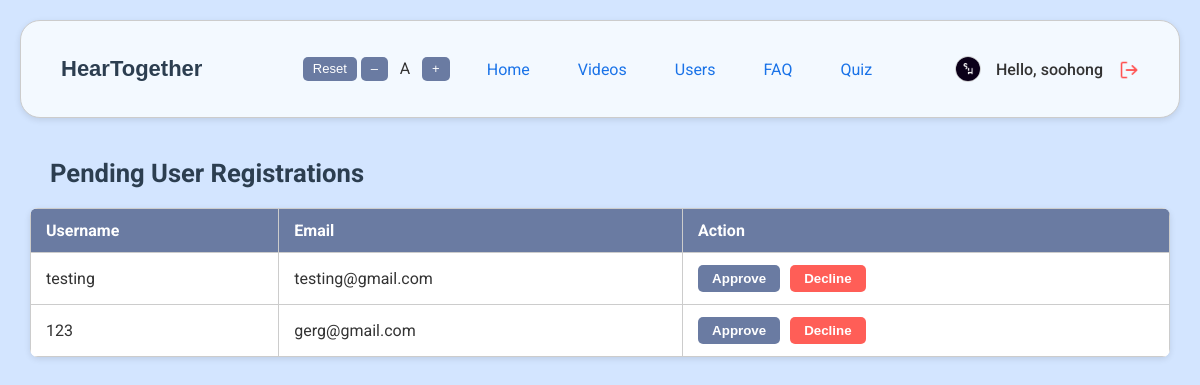
Page /admin_approval.php (signed in) on the committed database.
### tables this page shows
CREATE TABLE `users` (
  `user_id` int(11) NOT NULL,
  `username` varchar(128) NOT NULL,
  `password` varchar(255) NOT NULL,
  `email` varchar(255) NOT NULL,
  `profile_img` varchar(255) NOT NULL,
  `roles` varchar(10) NOT NULL,
  `is_approved` tinyint(1) NOT NULL DEFAULT 0,
  `created_at` datetime NOT NULL DEFAULT current_timestamp()
);

### admin_approval.php (the view, shortened to what this page needs)
<?php
require 'database.php';
$result = $conn->query("SELECT user_id, username, email FROM users WHERE is_approved = 0");
$pendingUsers = $result->fetch_all(MYSQLI_ASSOC);
?>
<!DOCTYPE html>
<html lang="en">
<head>
</head>
<body>
    <?php include 'nav.php'; ?>
    <h2 class="title">Pending User Registrations</h2>
    <?php if (count($pendingUsers) === 0): ?>
        <p class="status">No new registration requests.</p>
    <?php else: ?>
        <table class="approval-table">
            <thead>
                <tr>
                    <th>Username</th>
                    <th>Email</th>
                    <th>Action</th>
                </tr>
            </thead>
            <tbody>
                <?php foreach ($pendingUsers as $user): ?>
                    <tr>
                        <td><?= htmlspecialchars($user['username']) ?></td>
                        <td><?= htmlspecialchars($user['email']) ?></td>
                        <td>
                            <form method="post" style="display:inline;">
                                <button class="action-btn approve" type="submit">Approve</button>
                            </form>
                            <form method="post" style="display:inline;">
                                <button class="action-btn decline" type="submit">Decline</button>
                            </form>
                        </td>
                    </tr>
                <?php endforeach; ?>
            </tbody>
        </table>
    <?php endif; ?>
</body>
</html>

### nav.php (shortened to what this page needs)
<?php
require_once 'database.php';
$currentPage = basename($_SERVER['PHP_SELF']);
$nav_profile_img = 'profile/profile.png';
if (isset($_SESSION['username'])) {
    $username = $_SESSION['username'];
    $stmt = $conn->prepare("SELECT profile_img FROM users WHERE username = ?");
    $stmt->bind_param("s", $username);
    $stmt->execute();
    $result = $stmt->get_result();
    if ($result && $row = $result->fetch_assoc()) {
        $nav_profile_img = !empty($row['profile_img']) ? $row['profile_img'] : 'profile/profile.png';
    }
}
?>
<!DOCTYPE html>
<html lang="en">
<head>
</head>
<body>
<header>
    <div class="header-title">
        <a href="homepage.php">HearTogether</a>
    </div>
    <div class="font-size-toggle" id="fontSizeToggle">
        <button type="button" id="fontSizeReset" title="Reset font size">Reset</button>
        <button type="button" id="fontSizeSmall" title="Decrease font size">–</button>
        <span id="fontSizeLabel" style="margin: 0 4px; font-size: 15px;">A</span>
        <button type="button" id="fontSizeLarge" title="Increase font size">+</button>
    </div>
    <nav>
        <ul class="nav-links" id="navLinks">
            <li>
                <a class='nav-anc <?php echo $currentPage == "homepage.php" ? "active" : ""; ?>'
                href="homepage.php">Home</a>
            </li>
            <li>
                <a class='nav-anc <?php echo $currentPage == "videos.php" || $currentPage == "admin_videos.php" ? "active" : ""; ?>'
                href="<?php echo (isset($_SESSION['roles']) && $_SESSION['roles'] === 'admin') ? 'admin_videos.php' : 'videos.php'; ?>">Videos</a>
            </li>
            <?php if (isset($_SESSION['roles']) && $_SESSION['roles'] === 'admin') : ?>
                <li>
                    <a class='nav-anc <?php echo $currentPage == "admin_users.php" ? "active" : ""; ?>' href="admin_users.php">Users</a>
                </li>
            <?php endif; ?>
            <li>
                <a class='nav-anc <?php echo ($currentPage == "faq.php" || $currentPage == "admin_faq.php") ? "active" : ""; ?>'
                href="<?php echo (isset($_SESSION['roles']) && $_SESSION['roles'] === 'admin') ? 'admin_faq.php' : 'faq.php'; ?>">
                FAQ
                </a>
            </li>
            <li>
                <a class='nav-anc <?php echo ($currentPage == "quiz_home.php" || $currentPage == "admin_quiz.php") ? "active" : ""; ?>'
                href="<?php echo (isset($_SESSION['roles']) && $_SESSION['roles'] === 'admin') ? 'admin_quiz.php' : 'quiz_home.php'; ?>">
                Quiz
                </a>
            </li>
        </ul>
    </nav>
    <div class="greeting greeting-desktop">
        <?php if (isset($_SESSION['username'])) : ?>
           <img src="<?php echo htmlspecialchars($nav_profile_img); ?>" alt="Profile Picture" class="profile">
            <a href="profile.php">
                <span>Hello, <?php echo htmlspecialchars($_SESSION['username']); ?></span>
            </a>
            <form action="logout.php" method="post" style="display:inline;">
                <button type="submit" class="logout-btn" title="Logout">
                    <img src="icons/logout.png" alt="Logout Icon">
                </button>
            </form>
        <?php endif; ?>
    </div>
</header>
</body>
</html>

### admin_approval.php (style rules this page uses)
body { background-color: var(--background-colour); color: var(--text); font-family: 'Roboto', sans-serif; margin: 0; }
.title { color: var(--heading-colour); margin-bottom: 20px; padding: 0 20px 0 50px; margin-top: 40px; font-weight: 700; }
.approval-table { width: 95%; border-collapse: collapse; margin: 20px auto 0 auto; background: var(--container-background); border-radius: var(--border-radius); box-shadow: var(--box-shadow); overflow: hidden; }
.approval-table th, .approval-table td { padding: 12px 15px; border: 1px solid var(--border-colour); text-align: left; }
.approval-table th { background-color: var(--primary-colour); color: var(--button-text); font-weight: 700; }
.approval-table td { background-color: var(--container-background); color: var(--text); }
.action-btn { padding: 6px 14px; margin-right: 6px; border: none; border-radius: 5px; font-weight: bold; cursor: pointer; transition: background-color var(--transition-speed); }
.approve { background-color: var(--primary-colour); color: var(--button-text); }
.decline { background-color: var(--toast-error-bg); color: white; }

### nav.php (style rules this page uses)
:root { --primary-colour: #6A7BA2; --primary-hover: #5C728A; --background-colour: rgb(211, 229, 255); --container-background: #ffffff; --input-background: #ffffff; --text: #333333; --placeholder-colour: #999999; --heading-colour: #2C3E50; --border-colour: #cccccc; --focus-border-colour: #738678; --button-background: var(--primary-colour); --button-hover: var(--primary-hover); --button-text: #ffffff; --link-colour: #1a73e8; --link-hover: #1558b0; --toast-success-bg: #1d8a47; --toast-error-bg: #ff5e57; --box-shadow: 0 2px 6px rgba(0, 0, 0, 0.1); --border-radius: 8px; --transition-speed: 0.3s; --danger: #e57373; }
header { background-color: rgb(243, 249, 255); color: var(--text); padding: 35px 40px; margin: 20px 20px 0 20px; font-family: 'Roboto', sans-serif; display: flex; align-items: center; border-radius: 20px; border: 1px solid var(--border-colour); box-shadow: var(--box-shadow); justify-content: space-between; flex-wrap: wrap; position: relative; gap: 0; }
.header-title { flex: 1 1 0%; display: flex; align-items: center; justify-content: flex-start; font-family: "Poppins", sans-serif; min-width: 180px; }
.header-title a { text-decoration: none; color: var(--heading-colour); font-size: 22px; font-weight: 600; }
nav { flex: 2 1 0%; display: flex; align-items: center; justify-content: center; position: relative; min-width: 250px; }
.nav-links { list-style: none; display: flex; justify-content: center; align-items: center; gap: 48px; padding: 0; margin: 0; transition: max-height 0.4s ease; }
.nav-links li a { color: var(--link-colour); text-decoration: none; font-size: 16px; transition: color var(--transition-speed) ease; }
.greeting-desktop { flex: 1 1 0%; display: flex; justify-content: flex-end; align-items: center; min-width: 180px; gap: 10px; }
.greeting img.profile { width: 24px; height: 24px; border-radius: 50%; margin-right: 5px; border: 1.5px solid var(--border-colour); background: var(--container-background); }
.greeting span { font-size: 16px; color: var(--text); }
.greeting form { display: flex; align-items: center; margin: 0 0 0 6px; }
.logout-btn { background: none; border: none; cursor: pointer; padding: 0; }
.logout-btn img { width: 20px; height: 20px; transition: opacity var(--transition-speed) ease; vertical-align: middle; }
.greeting a { color: var(--text); text-decoration: none; font-weight: 500; display: flex; align-items: center; }
.font-size-toggle { display: flex; align-items: center; gap: 4px; margin-left: 12px; user-select: none; }
.font-size-toggle button { background: var(--button-background); color: var(--button-text); border: none; border-radius: 5px; padding: 5px 10px; font-size: 13px; cursor: pointer; transition: background 0.2s; line-height: 1.1; }
#fontSizeLabel { min-width: 18px; display: inline-block; text-align: center; transition: font-size 0.2s; }
h1, h2, h3, h4, h5, h6 { font-size: revert; font-size: unset; }
h2 { font-size: 1.6rem !important; }

### rows in the picture
users: profile_img (picture)
users: username "testing", email "testing@gmail.com"
users: username "123", email "gerg@gmail.com"

### other values in the picture
$_SESSION['username'] "soohong"
